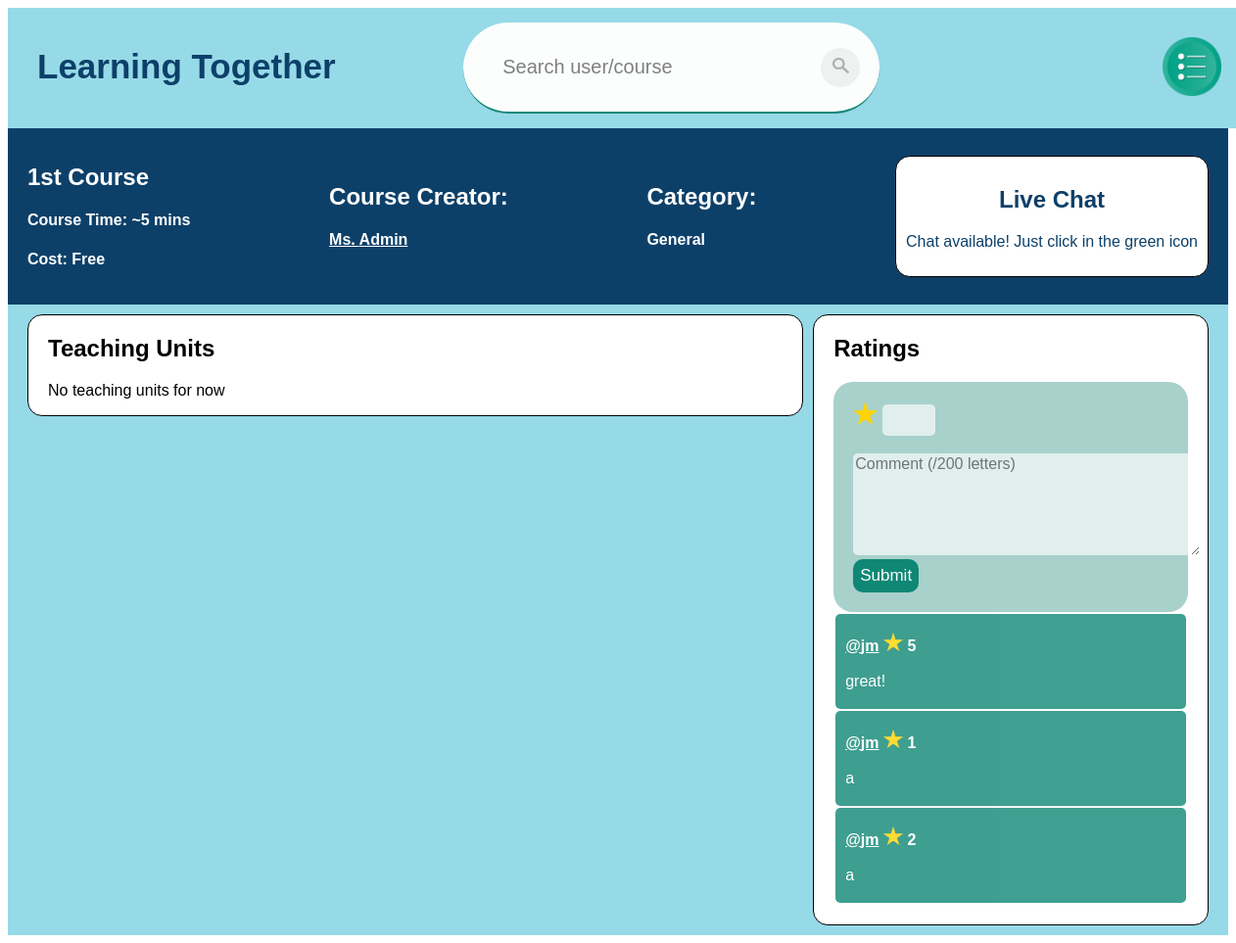
The app's page /course/1 (signed in) with its own data.
### app/models.py (models this page shows, shortened)
class Course(models.Model):
    categoryId = models.ForeignKey(Category, on_delete=models.PROTECT)
    name = models.CharField(max_length=100)
    averageMasterTime = models.SmallIntegerField()
    price = models.DecimalField(max_digits=6, decimal_places=2)
    description = models.CharField(max_length=200, blank=True)
    link = models.CharField(max_length=200, default="")

class Public(models.Model):
    profileId = models.ForeignKey(Profile, on_delete=models.CASCADE)
    name = models.CharField(max_length=50)
    surname = models.CharField(max_length=50)
    avatar = models.SmallIntegerField()
    createdDate = models.DateField(auto_now_add=True)

class Category(models.Model):
    category = models.CharField(max_length=50)

class Rating(models.Model):
    userId = models.ForeignKey(User, on_delete=models.CASCADE)
    courseId = models.ForeignKey(Course, on_delete=models.CASCADE)
    comment = models.CharField(max_length=200)
    rating = models.SmallIntegerField()

### app/views.py (the view)
# urls.py: path('course/<id>', views.coursePage, name='coursePage'),
def coursePage(request, id):
    course = models.Course.objects.filter(id__exact=id)
    if not course:
        messages.error(request, "Course doesn't exist")
        return redirect('home')
    else:
        courseMade = models.CoursesMade.objects.filter(courseId__exact=id)
        thisUser = False
        if request.user.is_authenticated:
            if courseMade[0].publicId.profileId.userId.id == request.user.id:
                thisUser = True
        teachingUnits = models.TeachingUnit.objects.filter(
            courseId__exact=course[0])
        liveChat = models.LiveChat.objects.filter(courseId__exact=course[0])
        if not liveChat:
            liveChat = [None]
            chat_enable = None
        elif liveChat[0].chat_enable==0:
            chat_enable = 0
        elif liveChat[0].chat_enable==1:
            chat_enable = 1
        enrolled = thisUser
        if not thisUser and request.user.is_authenticated:
            profile = models.Profile.objects.filter(
                userId__exact=request.user.id)
            private = models.Private.objects.filter(
                profileId__exact=profile[0].id)
            courseEnrolled = models.CoursesEnrolled.objects.filter(
                privateId__exact=private[0].id, courseId__exact=id)
            if courseEnrolled:
                enrolled = True
            else:
                enrolled = False
        elif not request.user.is_authenticated:
            enrolled = True
        ratings = models.Rating.objects.filter(courseId__exact=course[0])
        return render(request, "app/coursePage.html", {'course': course[0],
                                                       'creator': courseMade[0].publicId,
                                                       'teachingUnits': teachingUnits,
                                                       'liveChat': liveChat[0],
                                                       'chat_able': chat_enable,
                                                       'ratings': ratings,
                                                       'thisUser': thisUser,
                                                       'showOptions': False,
                                                       'enrolled': enrolled})

### templates/app/coursePage.html (shortened to what this page needs)
{% extends 'app/base.html' %}
{% block content %}
{% load static %}
{% include 'app/navBar.html' with thisUser=thisUser userId=creator.profileId.userId.id showOptions=showOptions %}
<head>
  <link rel="stylesheet" href="..\static\addtu.css">
</head>
<div class="course-header">
  <div class="info">
    <h2>{{ course.name }}</h2>
    <h4>Course Time: ~{{ course.averageMasterTime }} mins</h4>
    {% if course.price == 0%}
      <h4>Cost: Free</h4>
    {% else %}
      <h4>Cost: {{ course.price }}€</h4>
    {% endif %}
  </div>
  <div>
    <h2>Course Creator:</h2>
    <h4><a href="../viewProfile/{{ creator.profileId.userId.id }}"> {{ creator.name}} {{ creator.surname }}</a></h4>
  </div>
  <div>
    <h2>Category:</h2>
    <h4>{{ course.categoryId.category }}</h4>
  </div>
  <div class="live-chat">
    <h2>Live Chat</h2>
  {% if not thisUser %}
    {% if liveChat is not None and enrolled %}
      {%if chat_able == 1%}
        <p>Chat available! Just click in the green icon</p>
      {% endif %}
    {% endif %}
  {% else %}
    {% if chat_able == 0 %}
      <p>Live chat is deactivated</p>
    {% else %}
      <p>Live chat is activated</p>
    {% endif %}
  {% endif %}
  </div>
</div>
<div class="course-body">
  <div class="teaching-units">
    <h2>Teaching Units</h2>
    {% if not teachingUnits %}
      <p>No teaching units for now</p>
    {% endif %}
  </div>
  <div class="ratings">
    <div class="ratings-header">
      <h2>Ratings</h2>
    </div>
    {% if enrolled and not thisUser%}
    <div class="container">
      {%include 'app/rateCourse.html'%}
    </div>
    {% endif %}
    {% if not ratings %}
      {% if not user.is_authenticated %}
      {% elif not enrolled %}
      <p>To rate this course you need to be enrolled!</p>
      {% elif thisUser %}
      <p>No ratings yet!</p>
      {% else %}
      <p>Be the first one to rate this course!</p>
      {% endif %}
    {% else %}
      {% for rating in ratings %}
      <div class="rating">
        <p><b><a href="../viewProfile/{{ rating.userId.id }}">@{{ rating.userId.username }}</a> <img class= "star" src="{% static 'images/' %}star.png"> {{rating.rating }}</b><br><br>{{ rating.comment }}</p>
      </div>
      {% endfor %}
    {% endif %}
  </div>
</div>
{% endblock %}

### static/test.css (style rules this page uses)
body { background-color: rgb(255, 255, 255); font-family: sans-serif; }

### templates/app/coursePage.html (style rules this page uses)
.course-header { background-color: rgb(13, 64, 105); color: white; padding: 10px; padding-left: 20px; padding-right: 20px; display: flex; justify-content: space-between; align-items: center; height: 20vh; }
.live-chat { padding: 10px; border: 1px solid black; border-radius: 15px; background-color: white; color: rgb(13, 64, 105); text-align: center; }
.course-body { display: flex; justify-content: space-between; padding: 10px; padding-left: 20px; padding-right: 20px; background-color: #96dae7; align-items: flex-start; height:fit-content; }
.teaching-units { padding-left: 20px; padding-right: 20px; background-color: white; width: 70%; margin-right: 10px; border: 1px solid black; border-radius: 15px; }
.ratings { padding: 20px; padding-top: 0px; background-color: white; width: 30%; border: 1px solid black; border-radius: 15px; }
a { color: white; }
.rating { background-color: #0f8775; opacity: 80%; color: white; padding:3px; border-radius: 5px; padding-left: 10px; margin: 2px; }
.ratings-header { display: flex; justify-content: space-between; align-items: center; }
.container { background-color: #5eaa9f89; max-width: 500px; padding: 20px; border-radius: 20px; }
.star { width: 20px; }

### templates/app/searchBar.html (style rules this page uses)
img { width: 13px; }
::placeholder { color:rgba(0, 0, 0, 0.514); }

### templates/app/rateCourse.html (style rules this page uses)
img { width:25px; }

### records on screen
Course: name "1st Course", averageMasterTime "5", categoryId.category "General"
Public: name "Ms.", surname "Admin"
Rating: userId.username "jm", rating "5", comment "great!"
Rating: userId.username "jm", rating "1", comment "a"
Rating: userId.username "jm", rating "2", comment "a"
